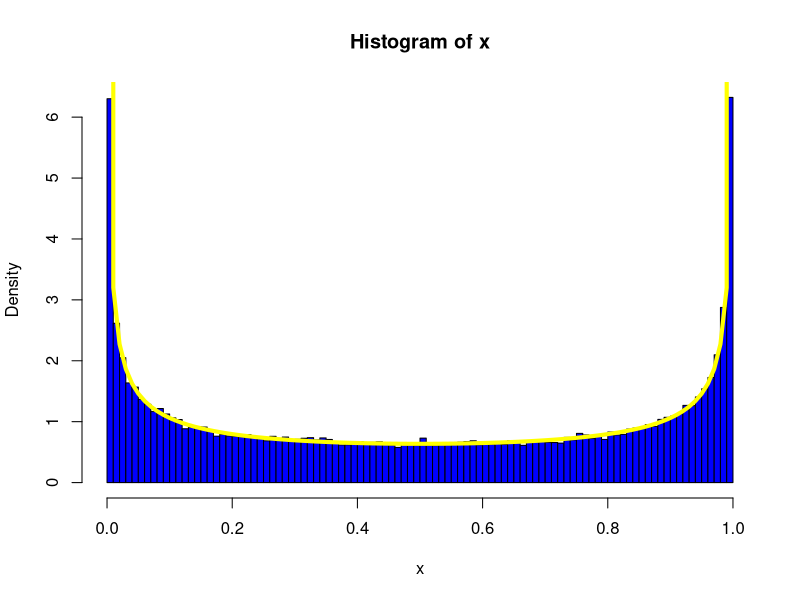
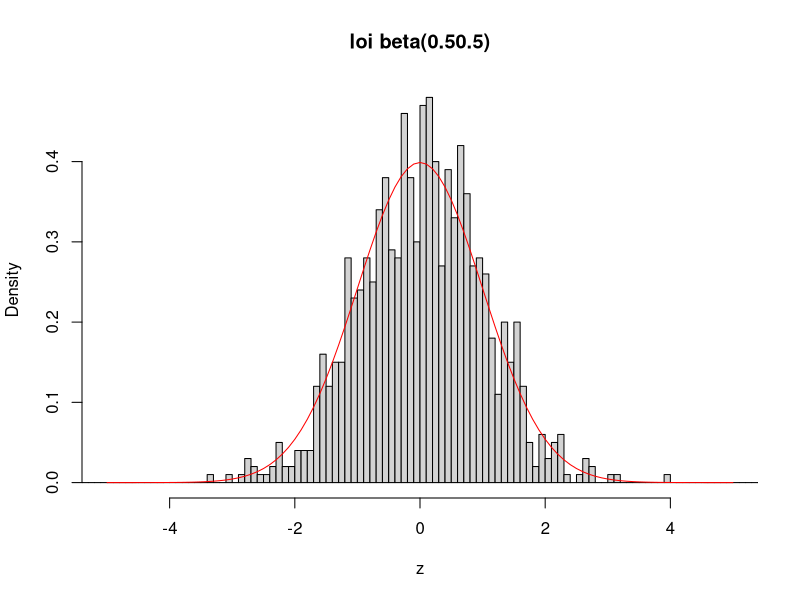

Write the R code that produced these figures, in order.
# Exercice 3: Illustration du theoreme central limite
  M = 1000; n =50; N = M*n; x=rbeta(N, 1/2, 1/2)
  # Question 1 et 2 : histogramme b et courbe de densité
  
    mx=min(x); Mx=max(x); brk=seq(mx, Mx, length=101)
    hist(x, probability=TRUE, col='blue', breaks=brk)
    curve(dbeta(x, 0.5, 0.5),col='yellow', lwd=4, add=TRUE)
    
  # Question 3 et 4: Histogramme de z densité de la loi gaussienne
  
    Echant=matrix(x, nrow=1000, byrow=TRUE)
    z = numeric(M)
    for(i in 1:M){
      z[i] = sqrt(n)*(mean(Echant[i,]) - 0.5)/sqrt(1/8)
    }
    hist(z, prob=T, breaks=0.1*(-55:55), xlim=c(-5,5), main='loi beta(0.50.5)')
    curve(dnorm(x), col='red', ldw=2, add=TRUE)
    # Z suit le loi normale centrée reduite
